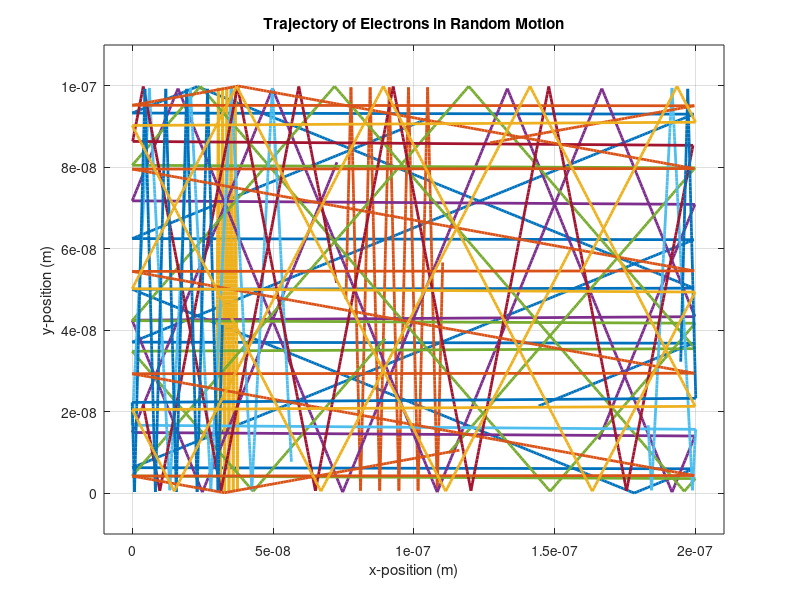
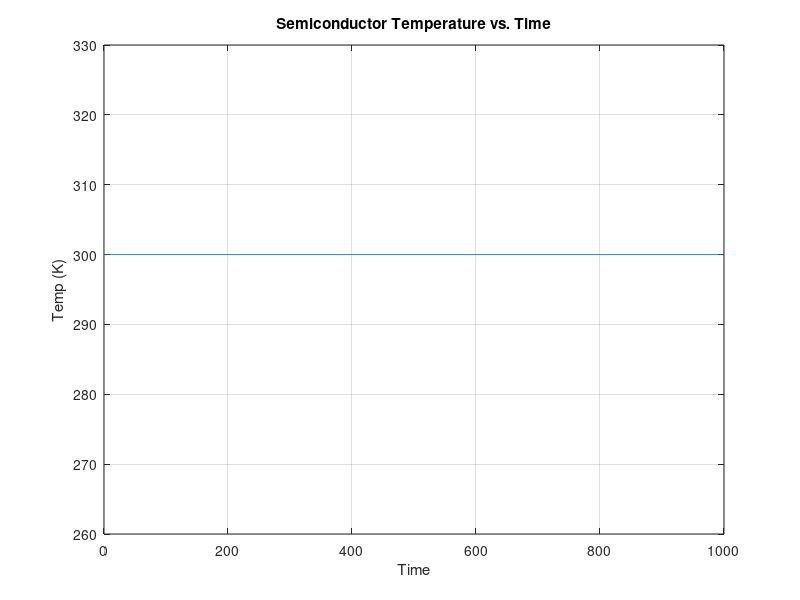

Source code (MATLAB) for these figures, in order:
%ELEC 4700 - Assignment 1 Resubmission
%Spencer Tigere 101001717

clc
clear all
clearvars

% Simulation variables    
electron_mass = 9.10938215e-31;    
effective_mass = 0.26*electron_mass;
dirac_constant = 1.054571596e-34;            
plank_constant = dirac_constant * 2 * pi;                   
boltzmann_constant = 1.3806504e-23;               
              

r_w = 2e-7;% width of the region
r_l = 1e-7;% length of the region
T = 300;% Temperature (K)

thermal_vel = sqrt((2*boltzmann_constant*T)/effective_mass);   % Thermal velocity. I lost marks here in my first submission attempt.
fprintf('Using a temperature of 300 K, the thermal velocity is %f km/s. \n', thermal_vel/1000)
tmn = 2e-13;% Mean time between collisions
freepath = thermal_vel*2e-13;%Mean free path. Tis calculation was missing in my first submission attempt.
fprintf('Using a mean time to be 0.2 ps, the mean free path is %f nm. \n', freepath*1e9)
num_E = 10;
E_xpos = rand(1,num_E).*r_w;
E_ypos = rand(1,num_E).*r_l;
angle = rand(1,num_E).*2*pi;

E_xvel = thermal_vel.*cos(angle);
E_yvel = thermal_vel.*sin(angle);
d_t = 1e-9/thermal_vel;
absTol = 0.0001e-7;

for i=1:1000
        for j = 1:num_E      
            if E_ypos(1,j) + E_yvel(1,j)*d_t  >= r_l || E_ypos(1,j) + E_yvel(1,j).*d_t <= 0
               E_yvel(1,j) = E_yvel(1,j)*-1;  
            end
            ypos(i,j) = E_ypos(1,j) + E_yvel(1,j).*d_t;
            if E_xpos(1,j) + E_xvel(1,j)*d_t  >= r_w || E_xpos(1,j) + E_xvel(1,j)*d_t <= 0
                if E_xpos(1,j) + E_xvel(1,j)*d_t >= r_w
                    xpos(i,j) = 0;
                else
                    xpos(i,j) = r_w-0.01e-7;
                end
            else
                xpos(i,j) = E_xpos(1,j) + E_xvel(1,j).*d_t;
            end
        end
    
    E_xpos = xpos(i,:);
    E_ypos = ypos(i,:);
   
    t1 = sqrt(E_xvel(1,:).^2 + E_yvel(1,:).^2);
    temp(i) = ((mean(t1)^2)*effective_mass)/(2*boltzmann_constant);% Semiconductor temperature
end

%  Electron Trajectories
figure (1)
plot(xpos,ypos,'-','LineWidth',2)
xlim([-0.1e-7 2.1e-7])
ylim([-0.1e-7 1.1e-7])
grid on
xlabel('x-position (m)')
ylabel('y-position (m)')
title('Trajectory of Electrons in Random Motion')
figure(2)
plot(temp)
grid on
xlabel('Time')
ylabel('Temp (K)')
title('Semiconductor Temperature vs. Time')